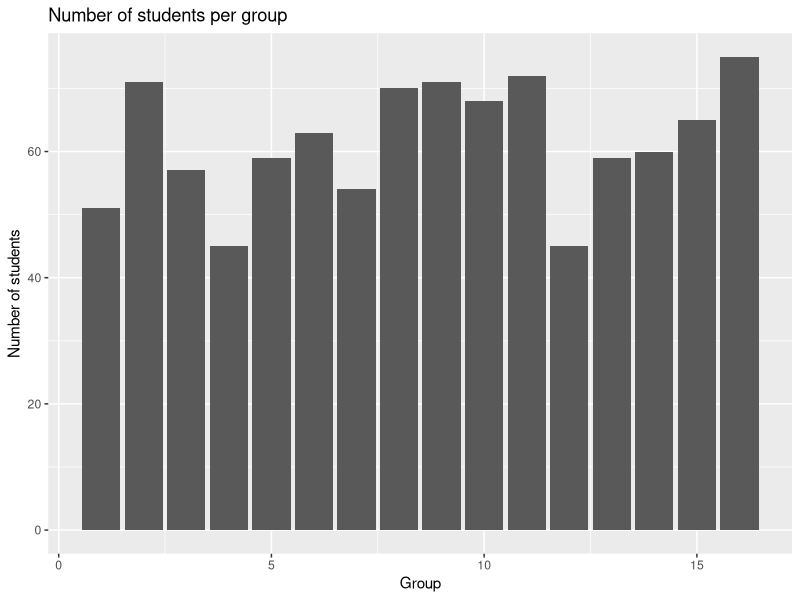
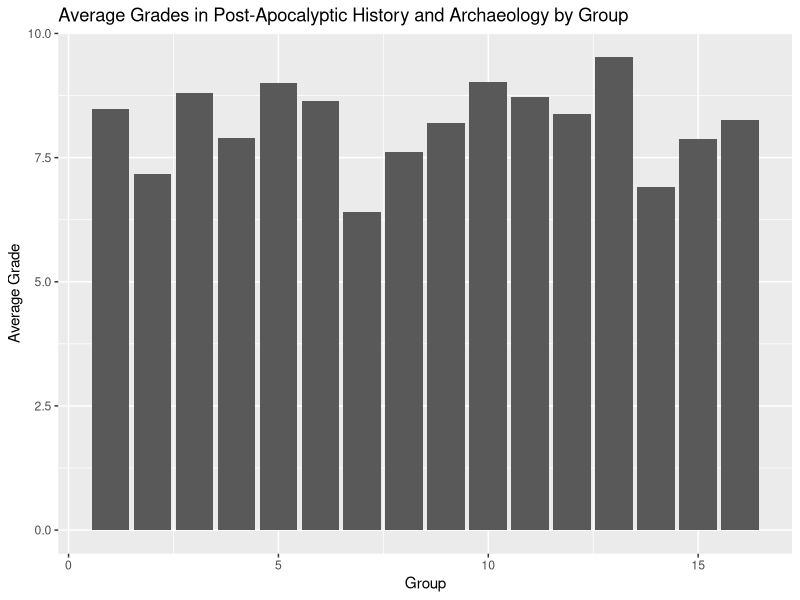
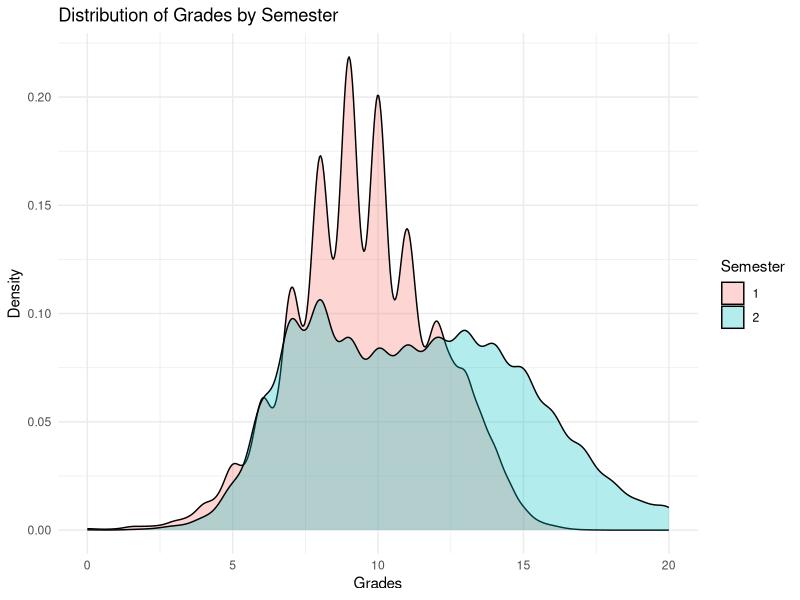
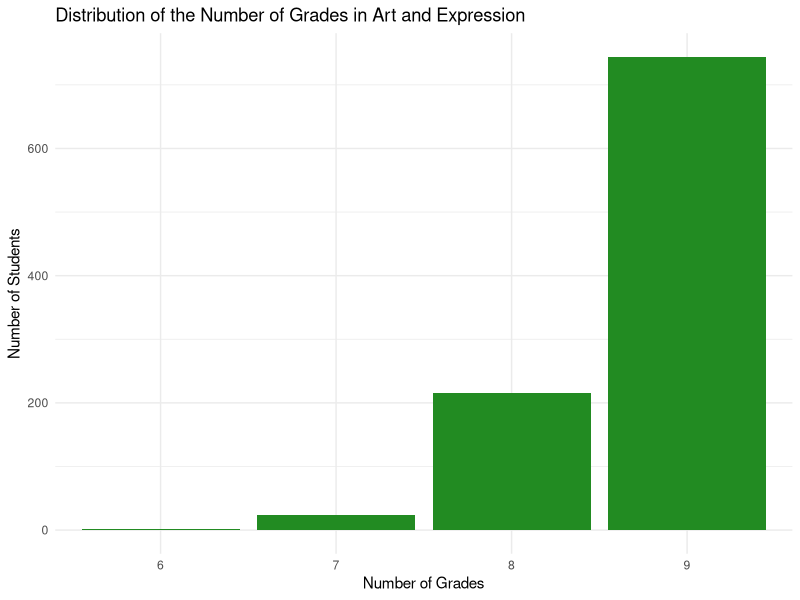
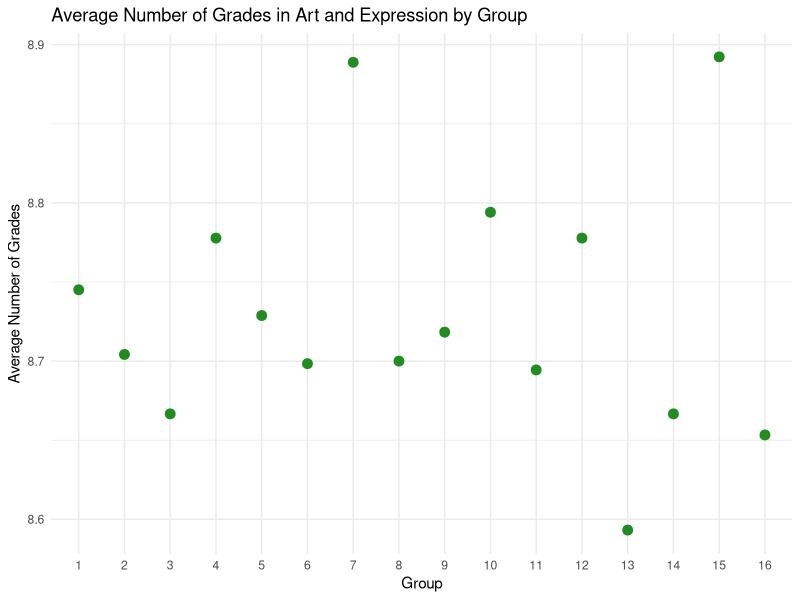
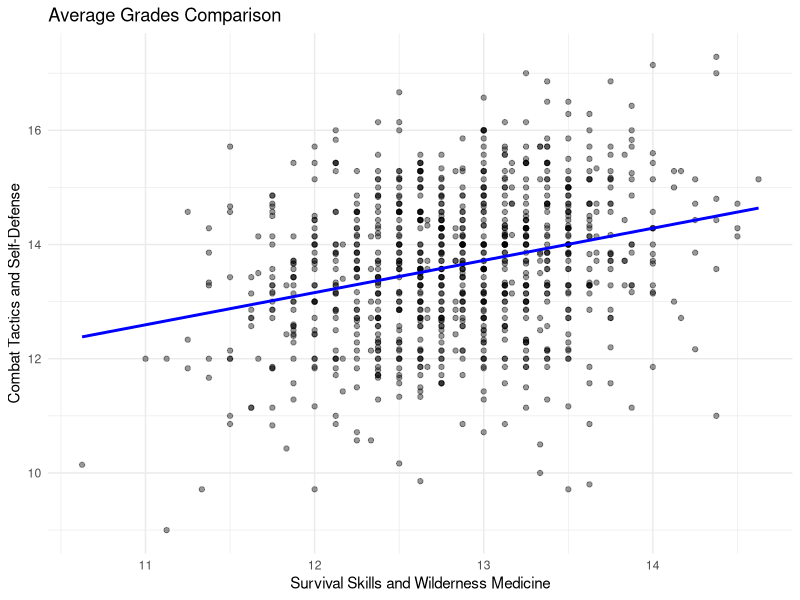
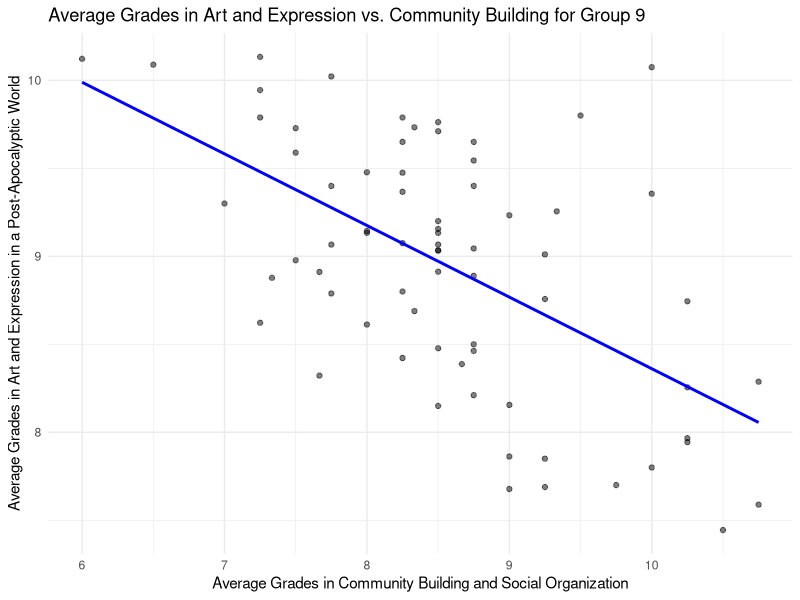
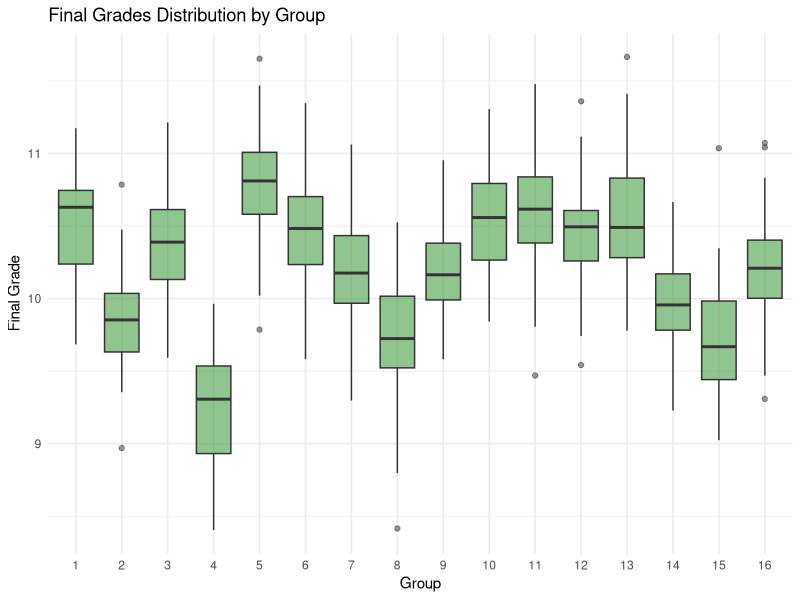

Generate these figures, in order, with R:
## ---- chunk 1
library(here)
library(tidyr)
library(dplyr)
library(ggplot2)
library(glue)
library(knitr)
## ---- chunk 2
library(readr)
grades <- read_delim(here("data", "grades.csv"), delim = ",")
## ---- chunk 3
total_grades <- grades |>  
  select(grade) |> 
  summarise(total = n())
print(glue("The data set contains {total_grades$total} grades."))
## ---- chunk 4
number_students <- grades  |>   
  distinct(id)  |>  
  summarise(total=n())
print(glue("The number of student contained in the data set is {number_students$total}."))
## ---- chunk 5
students <- grades |>
  select(id,group) |>
  distinct() 
## ---- chunk 6
  print(knitr::kable(head(students)))
## ---- chunk 7
## creating the variable student_per_group 
students_per_group <- students |> 
  group_by(group) |> 
  summarize(number_of_students = n_distinct(id))
print(students_per_group)

## creating the graphical representation 
ggplot(students_per_group, aes(x=group, y=number_of_students)) + 
  geom_bar(stat = "identity")+ 
  labs(title = "Number of students per group",
       x = "Group",
       y = "Number of students")
## ---- chunk 8
## Calculate the average grades 
average_grades_PAHA <- grades |> 
  filter (course == "Post-Apocalyptic History and Archaeology") |>
  group_by(group) |> 
  summarise(average_grade = mean(grade, na.rm = TRUE))
print (average_grades_PAHA)
## ---- chunk 9
## graphical representation 
ggplot(average_grades_PAHA, aes(x = group, y = average_grade)) + 
  geom_col() + 
  labs(title = "Average Grades in Post-Apocalyptic History and Archaeology by Group",
       x = "Group",
       y = "Average Grade")
## ---- chunk 10
ggplot(grades, aes(x = grade, fill = factor(semester))) + 
  geom_density(alpha = 0.3) +
  labs(title = "Distribution of Grades by Semester",
       x = "Grades",
       y = "Density",
       fill = "Semester") +
  theme_minimal()  
## ---- chunk 11
## calculate number of grades per students 
grades_per_student <- grades |> 
  group_by(id, group) |> 
  summarise(number_of_grades = n(), .groups = 'drop')
## ---- chunk 12
## an extract 
grades_per_student_extract <- grades_per_student |>
  slice_tail(n = 5) |> 
  knitr::kable(caption = "Extract of grades per student data frame")
print(grades_per_student_extract)
## ---- chunk 13
## creation of the markdown table 
summary_stats <- grades_per_student |> 
  summarise(
    min = min(number_of_grades),
    max = max(number_of_grades),
    average = mean(number_of_grades),
    median = median(number_of_grades)
  )

print(knitr::kable(summary_stats, format = "markdown", caption = "Summary Statistics of Grades per Student"))
## ---- chunk 14
## Filtering for the specific course asked and counting the number of grades 
grades_art_expression <- grades |>
  filter(course == "Art and Expression in a Post-Apocalyptic World") |>  
  group_by(id, group) |>  
  summarise(number_of_grades = n(), .groups = 'drop')  

## Extract of this data set 
grades_art_expression_extract <- grades_art_expression |>
  slice_tail(n = 5) |>
  knitr::kable(caption = "Extract of grades in Art and Expression in a Post-Apocalyptic World")
print(grades_art_expression_extract)
## ---- chunk 15
## regrouping students by same number of grades for Art and Expression in a Post-Apocalyptic World 
grades_distribution <- grades_art_expression |>
  group_by(number_of_grades) |>  
  summarise(number_of_students = n(), .groups = 'drop')
print(grades_distribution)

##Graphical representation 
ggplot(grades_distribution, aes(x = factor(number_of_grades), y = number_of_students)) +
  geom_col(fill = "forestgreen") +  # Use geom_col for bar plot
  labs(title = "Distribution of the Number of Grades in Art and Expression",
       x = "Number of Grades",
       y = "Number of Students") +
  theme_minimal()

## ---- chunk 16
## Calculate the number of grades per student in Art and Expression
grades_art_expression <- grades |> 
  filter(course == "Art and Expression in a Post-Apocalyptic World") |>  
  group_by(id, group) |>  
  summarise(number_of_grades = n(), .groups = 'drop')

## Calculate the average number of grades per group
average_grades_group <- grades_art_expression |> 
  group_by(group) |> 
  summarise(average_number_of_grades = mean(number_of_grades), .groups = 'drop')

## Convert group to a factor for better plotting
average_grades_group$group <- as.factor(average_grades_group$group)

## Graphical representation
ggplot(average_grades_group, aes(x = group, y = average_number_of_grades)) +
  geom_point(size = 3, color = "forestgreen") +  
  labs(title = "Average Number of Grades in Art and Expression by Group",
       x = "Group",
       y = "Average Number of Grades") +
  theme_minimal()
## ---- chunk 17
## Calculate average grades per student and course
average_grades <- grades |> 
  group_by(id, group, course) |> 
  summarise(average_grade_all = mean(grade, na.rm = TRUE), .groups = 'drop') 

## Pivot to have the good columns asked 
average_grades_wide <- average_grades |> 
  pivot_wider(names_from = course, values_from = average_grade_all) 

## Print extract like in the exercise 
extract_average_grades <- average_grades_wide |> 
  select(id, group, `Art and Expression in a Post-Apocalyptic World`, `Combat Tactics and Self-Defense`) |> 
  slice_head(n = 5) |>  # Get the first 5 rows for the extract
  knitr::kable(caption = "Extract of Average Grades per Student and Course")
print(extract_average_grades)
## ---- chunk 18
ggplot(average_grades_wide, aes(x = `Survival Skills and Wilderness Medicine`, y = `Combat Tactics and Self-Defense`)) +
  geom_point(alpha = 0.4) + # Points for each student with transparency
  geom_smooth(method = "lm", color = "blue", se = FALSE) + # Linear trend line without confidence interval
  labs(
    title = "Average Grades Comparison",
    x = "Survival Skills and Wilderness Medicine",
    y = "Combat Tactics and Self-Defense"
  ) +
  theme_minimal()
## ---- chunk 19
# Calculate the correlation by group
correlation_by_group <- average_grades_wide |>  
  group_by(group) |>  
  summarise(correlation = cor(`Art and Expression in a Post-Apocalyptic World`, 
                               `Community Building and Social Organization`, 
                               use = "complete.obs")) 
print(correlation_by_group)
## ---- chunk 20
# Identify the group with the least negative correlation
lowest_correlation_group <- correlation_by_group |>   
  filter(correlation == min(correlation, na.rm = TRUE)) |> 
  pull(group)

print(lowest_correlation_group)

# Check if we have a valid group
if (length(lowest_correlation_group) > 0) { 
  filtered_grades <- average_grades_wide |>   
    filter(group == lowest_correlation_group)  

  # Create the graphical representation  
  ggplot(filtered_grades, aes(x = `Community Building and Social Organization`,  
                               y = `Art and Expression in a Post-Apocalyptic World`)) +  
    geom_point(alpha = 0.5) +  
    geom_smooth(method = "lm", se = FALSE, color = "blue") +  # Add a linear trend line
    labs(title = paste("Average Grades in Art and Expression vs. Community Building for Group", lowest_correlation_group), 
         x = "Average Grades in Community Building and Social Organization", 
         y = "Average Grades in Art and Expression in a Post-Apocalyptic World") + 
    theme_minimal() 
} else { 
  print("No valid group with correlation found.") 
}


## ---- chunk 21
##Calculating the final grades by the given definition
final_grades <- average_grades |>  
  group_by(id, group) |>  
  summarise(final_grade = mean(average_grade_all, na.rm = TRUE), .groups = 'drop') 

##Arrange in descreasing order 
final_grades_sorted <- final_grades |> 
  arrange(desc(final_grade))

## Print the extract asked 
final_grades_extract <- final_grades_sorted |> 
  slice_head(n = 5) |> 
  knitr::kable(caption = "Extract of Final Grades per Student")

print(final_grades_extract)
## ---- chunk 22
# Calculate average final grade and other statistics by group
summary_stats <- final_grades |> 
  group_by(group) |> 
  summarise(
    average_final_grade = mean(final_grade, na.rm = TRUE),
    min_final_grade = min(final_grade, na.rm = TRUE),
    max_final_grade = max(final_grade, na.rm = TRUE),
    median_final_grade = median(final_grade, na.rm = TRUE),
    .groups = 'drop'
  )

print(knitr::kable(summary_stats, caption = "Summary Statistics of Final Grades by Group"))

## ---- chunk 23
ggplot(final_grades, aes(x = factor(group), y = final_grade)) + 
  geom_boxplot(fill = "forestgreen", alpha = 0.5) +
  labs(title = "Final Grades Distribution by Group",
       x = "Group",
       y = "Final Grade") +
  theme_minimal()
## ---- chunk 24
# Calculate average grades per student and course with semester included 
average_grades <- grades |>  
  group_by(id, group, course, semester) |>  
  summarise(average_grade_all = mean(grade, na.rm = TRUE), .groups = 'drop') 

# Check passing conditions
passing_status <- average_grades |>  
  group_by(id) |>  
  summarise(
    avg_per_course = all(average_grade_all >= 5),  # No average grade lower than 5
    avg_semester_1 = mean(average_grade_all[semester == 1], na.rm = TRUE),  # Average for semester 1
    avg_semester_2 = mean(average_grade_all[semester == 2], na.rm = TRUE),  # Average for semester 2
    pass = avg_per_course & (avg_semester_1 >= 10) & (avg_semester_2 >= 10),  # Conditions for passing
    .groups = 'drop'
  )

# Combine final grades with passing status
final_results <- final_grades |>  
  left_join(passing_status |> select(id, pass), by = "id")
print(final_results)
## ---- chunk 25
# Count the number of students who do not pass but have a final grade >= 10
students_non_pass_and_high_grade <- final_results |> 
  filter(!pass & final_grade >= 10) |>
  summarise(number_of_students = n())    
print(students_non_pass_and_high_grade)

## ---- chunk 26
# Calculate total students and passing students per group
pass_rate_per_group <- final_results |> 
  group_by(group) |> 
  summarise(
    total_students = n(),            
    passing_students = sum(pass),           
    pass_rate = passing_students / total_students * 100,  
    .groups = 'drop'                        
  )
print(pass_rate_per_group)

# Create a bar plot to visualize the pass rates
ggplot(pass_rate_per_group, aes(x = factor(group), y = pass_rate)) + 
  geom_col(fill = "forestgreen") +             
  labs(title = "Pass Rate per Group",        
       x = "Group",                           
       y = "Pass Rate (%)") +                 
  theme_minimal()+                         
  geom_text(aes(label = round(pass_rate, 1)), vjust = -0.5) 

